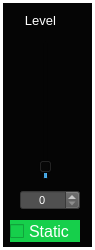
  <widget class="CustomFrame" name="frame_MixerChannelLevel_12">
   <property name="geometry">
    <rect>
     <x>1110</x>
     <y>580</y>
     <width>95</width>
     <height>250</height>
    </rect>
   </property>
   <property name="styleSheet">
    <string notr="true">background-color: rgb(5, 5, 5);
color: rgb(255, 255, 255);</string>
   </property>
   <property name="frameShape">
    <enum>QFrame::Panel</enum>
   </property>
   <property name="frameShadow">
    <enum>QFrame::Plain</enum>
   </property>
   <property name="lineWidth">
    <number>3</number>
   </property>
   <property name="midLineWidth">
    <number>1</number>
   </property>
   <widget class="QCheckBox" name="checkBox_MixerChanStaticLevel_12">
    <property name="geometry">
     <rect>
      <x>10</x>
      <y>220</y>
      <width>70</width>
      <height>22</height>
     </rect>
    </property>
    <property name="font">
     <font>
      <pointsize>12</pointsize>
     </font>
    </property>
    <property name="focusPolicy">
     <enum>Qt::NoFocus</enum>
    </property>
    <property name="styleSheet">
     <string notr="true">background-color: rgb(22, 207, 75);</string>
    </property>
    <property name="text">
     <string>Static</string>
    </property>
   </widget>
   <widget class="CustomVerticalSlider" name="verticalSlider_MixerChLevel_12">
    <property name="geometry">
     <rect>
      <x>35</x>
      <y>40</y>
      <width>22</width>
      <height>140</height>
     </rect>
    </property>
    <property name="maximum">
     <number>100</number>
    </property>
    <property name="value">
     <number>5</number>
    </property>
    <property name="orientation">
     <enum>Qt::Vertical</enum>
    </property>
    <property name="tickPosition">
     <enum>QSlider::NoTicks</enum>
    </property>
    <property name="tickInterval">
     <number>10</number>
    </property>
   </widget>
   <widget class="QLabel" name="label_225">
    <property name="geometry">
     <rect>
      <x>20</x>
      <y>10</y>
      <width>41</width>
      <height>21</height>
     </rect>
    </property>
    <property name="font">
     <font>
      <pointsize>10</pointsize>
     </font>
    </property>
    <property name="styleSheet">
     <string notr="true">color: rgb(255, 255, 255);</string>
    </property>
    <property name="text">
     <string>Level</string>
    </property>
    <property name="alignment">
     <set>Qt::AlignCenter</set>
    </property>
   </widget>
   <widget class="QSpinBox" name="spinBox_MixerChLevel_12">
    <property name="geometry">
     <rect>
      <x>20</x>
      <y>190</y>
      <width>60</width>
      <height>20</height>
     </rect>
    </property>
    <property name="font">
     <font>
      <pointsize>8</pointsize>
     </font>
    </property>
    <property name="focusPolicy">
     <enum>Qt::NoFocus</enum>
    </property>
    <property name="styleSheet">
     <string notr="true">background-color: rgb(80,80,80);
color: rgb(255, 255, 255);</string>
    </property>
    <property name="alignment">
     <set>Qt::AlignCenter</set>
    </property>
    <property name="readOnly">
     <bool>false</bool>
    </property>
    <property name="accelerated">
     <bool>true</bool>
    </property>
    <property name="maximum">
     <number>100</number>
    </property>
    <property name="value">
     <number>0</number>
    </property>
   </widget>
  </widget>
